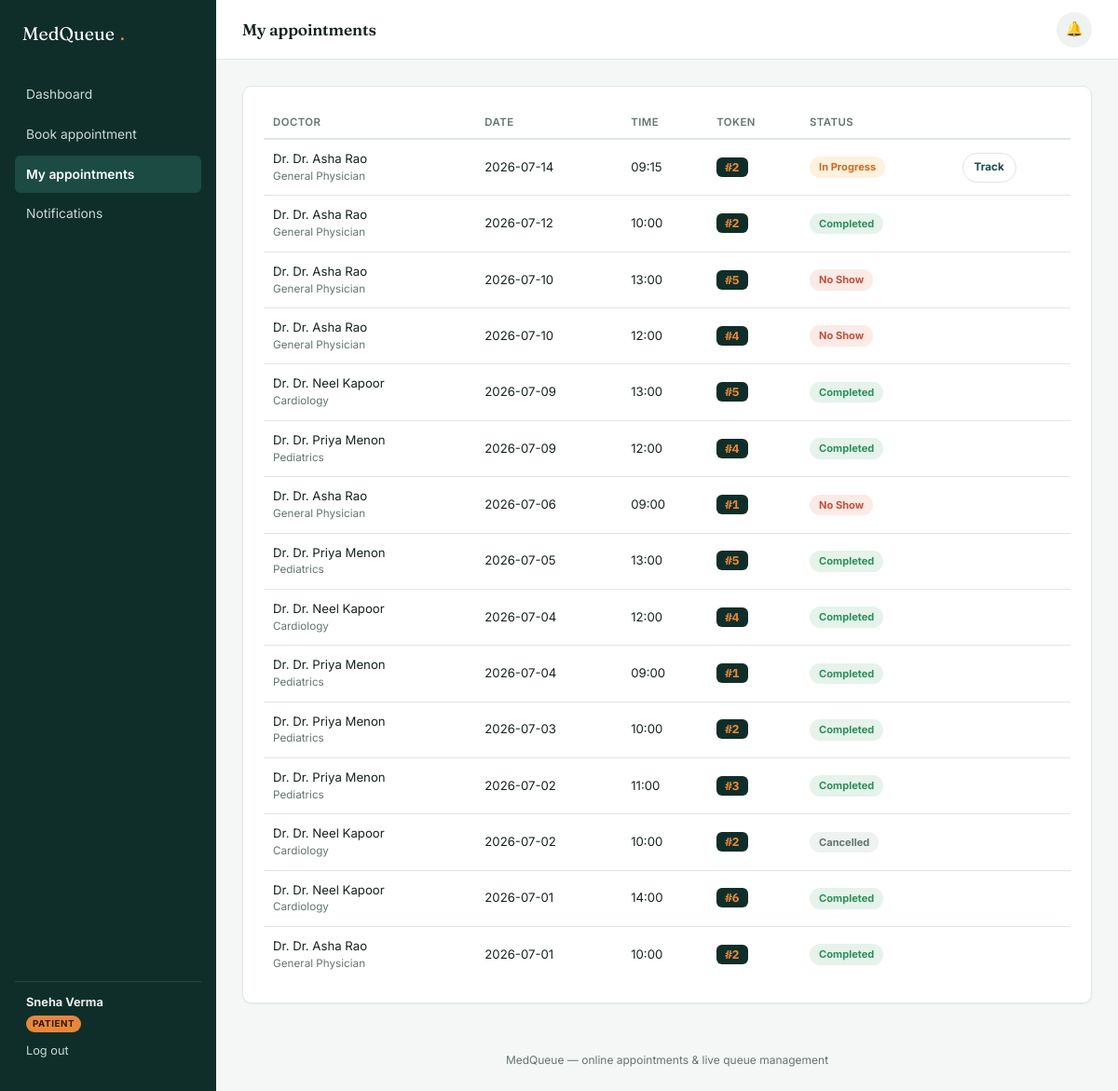
Screenshot of /patient/appointments (signed in) with the database file from the repository.
### tables this page shows
CREATE TABLE users (
    id INTEGER PRIMARY KEY AUTOINCREMENT,
    name TEXT NOT NULL,
    email TEXT NOT NULL UNIQUE,
    password_hash TEXT NOT NULL,
    role TEXT NOT NULL CHECK(role IN ('patient','doctor','admin')),
    phone TEXT,
    is_active INTEGER NOT NULL DEFAULT 1,
    created_at TEXT NOT NULL DEFAULT (datetime('now'))
);

CREATE TABLE appointments (
    id INTEGER PRIMARY KEY AUTOINCREMENT,
    patient_id INTEGER NOT NULL REFERENCES users(id) ON DELETE CASCADE,
    doctor_id INTEGER NOT NULL REFERENCES doctors(id) ON DELETE CASCADE,
    appt_date TEXT NOT NULL,        -- YYYY-MM-DD
    time_slot TEXT NOT NULL,        -- HH:MM
    queue_number INTEGER NOT NULL,
    status TEXT NOT NULL DEFAULT 'booked'
        CHECK(status IN ('booked','checked_in','in_progress','completed','cancelled','no_show')),
    reason TEXT,
    created_at TEXT NOT NULL DEFAULT (datetime('now')),
    started_at TEXT,
    completed_at TEXT
);

CREATE TABLE doctors (
    id INTEGER PRIMARY KEY AUTOINCREMENT,
    user_id INTEGER NOT NULL UNIQUE REFERENCES users(id) ON DELETE CASCADE,
    specialization TEXT NOT NULL,
    bio TEXT,
    avg_consult_minutes INTEGER NOT NULL DEFAULT 15,
    work_start TEXT NOT NULL DEFAULT '09:00',
    work_end TEXT NOT NULL DEFAULT '17:00',
    slot_minutes INTEGER NOT NULL DEFAULT 15,
    days_off TEXT NOT NULL DEFAULT '0',  -- comma separated ISO weekday numbers off (1=Mon..7=Sun), 0 = none extra (Sunday handled separately)
    is_active INTEGER NOT NULL DEFAULT 1
);

### app.py (the view)
@app.route("/patient/appointments")
@role_required("patient")
def my_appointments():
    rows = db.query(
        """SELECT a.*, u.name AS doctor_name, d.specialization
           FROM appointments a
           JOIN doctors d ON d.id = a.doctor_id
           JOIN users u ON u.id = d.user_id
           WHERE a.patient_id=?
           ORDER BY a.appt_date DESC, a.time_slot DESC""",
        (g.user["id"],),
    )
    return render_template("my_appointments.html", appointments=rows)

### app.py (called while the page is built)
def current_user():
    if "user_id" not in session:
        return None
    return db.query("SELECT * FROM users WHERE id=?", (session["user_id"],), one=True)

@app.before_request
def load_user():
    g.user = current_user()

def role_required(role):
    def decorator(view):
        @wraps(view)
        def wrapped(*a, **kw):
            if not g.user:
                flash("Please log in to continue.", "error")
                return redirect(url_for("login"))
            if g.user["role"] != role:
                flash("You don't have access to that page.", "error")
                return redirect(url_for("dashboard"))
            return view(*a, **kw)
        return wrapped
    return decorator

### database.py (called while the page is built)
def get_db():
    conn = sqlite3.connect(DB_PATH)
    conn.row_factory = sqlite3.Row
    conn.execute("PRAGMA foreign_keys = ON")
    return conn

def query(sql, args=(), one=False):
    conn = get_db()
    cur = conn.execute(sql, args)
    rows = cur.fetchall()
    conn.close()
    return (rows[0] if rows else None) if one else rows

### templates/my_appointments.html (shortened to what this page needs)
{% extends "base.html" %}
{% block page_title %}My appointments{% endblock %}
{% block content %}
<div class="card">
  {% if appointments %}
  <table>
    <thead>
      <tr><th>Doctor</th><th>Date</th><th>Time</th><th>Token</th><th>Status</th><th></th></tr>
    </thead>
    <tbody>
      {% for a in appointments %}
      <tr>
        <td>Dr. {{ a.doctor_name }}<div class="muted" style="font-size:.78rem;">{{ a.specialization }}</div></td>
        <td>{{ a.appt_date }}</td>
        <td>{{ a.time_slot }}</td>
        <td><span class="token-pill">#{{ a.queue_number }}</span></td>
        <td><span class="badge {{ a.status }}">{{ a.status.replace('_',' ') }}</span></td>
        <td>
          <div class="btn-row">
            {% if a.status in ['booked','checked_in'] %}
              <a href="{{ url_for('queue_status', appt_id=a.id) }}" class="btn ghost sm">Track</a>
              <form method="POST" action="{{ url_for('cancel_appointment', appt_id=a.id) }}" onsubmit="return confirm('Cancel this appointment?');">
                <button type="submit" class="btn danger sm">Cancel</button>
              </form>
            {% elif a.status == 'in_progress' %}
              <a href="{{ url_for('queue_status', appt_id=a.id) }}" class="btn ghost sm">Track</a>
            {% endif %}
          </div>
        </td>
      </tr>
      {% endfor %}
    </tbody>
  </table>
  {% else %}
    <div class="empty-state">
      <div class="icon">🗓️</div>
      <p>No appointments yet.</p>
      <a href="{{ url_for('book_select_doctor') }}" class="btn accent">Book an appointment</a>
    </div>
  {% endif %}
</div>
{% endblock %}

### templates/base.html (shortened to what this page needs)
<!DOCTYPE html>
<html lang="en">
<head>
<link rel="stylesheet" href="{{ url_for('static', filename='css/style.css') }}">
</head>
<body>
<div class="app-shell">
  <aside class="sidebar">
    <div class="brand">MedQueue<span class="dot">.</span></div>
    <nav>
      {% if g.user.role == 'patient' %}
        <a href="{{ url_for('patient_dashboard') }}" class="{{ 'active' if request.endpoint == 'patient_dashboard' }}">Dashboard</a>
        <a href="{{ url_for('book_select_doctor') }}" class="{{ 'active' if request.endpoint in ['book_select_doctor','book_appointment'] }}">Book appointment</a>
        <a href="{{ url_for('my_appointments') }}" class="{{ 'active' if request.endpoint == 'my_appointments' }}">My appointments</a>
        <a href="{{ url_for('notifications') }}" class="{{ 'active' if request.endpoint == 'notifications' }}">Notifications</a>
      {% endif %}
    </nav>
    {% if g.user %}
    <div class="user-box">
      <div><strong>{{ g.user.name }}</strong></div>
      <div class="role-tag">{{ g.user.role }}</div>
      <div style="margin-top:10px;"><a href="{{ url_for('logout') }}">Log out</a></div>
    </div>
    {% endif %}
  </aside>
  <div class="main">
    <div class="topbar">
      <h1>{% block page_title %}{% endblock %}</h1>
      <div class="actions">
        <a class="bell" href="{{ url_for('notifications') }}" aria-label="Notifications" id="bell">
          🔔
        </a>
      </div>
    </div>
    <div class="content">
      {% block content %}{% endblock %}
    </div>
    <footer class="page-footer">MedQueue &mdash; online appointments &amp; live queue management</footer>
  </div>
</div>
</body>
</html>

### rows the page displays
users: user.name "Sneha Verma", user.role "PATIENT"
appointments: doctor_name "Dr. Asha Rao", specialization "General Physician", appt_date "2026-07-14", time_slot "09:15", queue_number "2", status.replace "In Progress"
appointments: doctor_name "Dr. Asha Rao", specialization "General Physician", appt_date "2026-07-12", time_slot "10:00", queue_number "2", status.replace "Completed"
appointments: doctor_name "Dr. Asha Rao", specialization "General Physician", appt_date "2026-07-10", time_slot "13:00", queue_number "5", status.replace "No Show"
appointments: doctor_name "Dr. Asha Rao", specialization "General Physician", appt_date "2026-07-10", time_slot "12:00", queue_number "4", status.replace "No Show"
appointments: doctor_name "Dr. Neel Kapoor", specialization "Cardiology", appt_date "2026-07-09", time_slot "13:00", queue_number "5", status.replace "Completed"
appointments: doctor_name "Dr. Priya Menon", specialization "Pediatrics", appt_date "2026-07-09", time_slot "12:00", queue_number "4", status.replace "Completed"
appointments: doctor_name "Dr. Asha Rao", specialization "General Physician", appt_date "2026-07-06", time_slot "09:00", queue_number "1", status.replace "No Show"
appointments: doctor_name "Dr. Priya Menon", specialization "Pediatrics", appt_date "2026-07-05", time_slot "13:00", queue_number "5", status.replace "Completed"
appointments: doctor_name "Dr. Neel Kapoor", specialization "Cardiology", appt_date "2026-07-04", time_slot "12:00", queue_number "4", status.replace "Completed"
appointments: doctor_name "Dr. Priya Menon", specialization "Pediatrics", appt_date "2026-07-04", time_slot "09:00", queue_number "1", status.replace "Completed"
appointments: doctor_name "Dr. Priya Menon", specialization "Pediatrics", appt_date "2026-07-03", time_slot "10:00", queue_number "2", status.replace "Completed"
appointments: doctor_name "Dr. Priya Menon", specialization "Pediatrics", appt_date "2026-07-02", time_slot "11:00", queue_number "3", status.replace "Completed"
appointments: doctor_name "Dr. Neel Kapoor", specialization "Cardiology", appt_date "2026-07-02", time_slot "10:00", queue_number "2", status.replace "Cancelled"
appointments: doctor_name "Dr. Neel Kapoor", specialization "Cardiology", appt_date "2026-07-01", time_slot "14:00", queue_number "6", status.replace "Completed"
appointments: doctor_name "Dr. Asha Rao", specialization "General Physician", appt_date "2026-07-01", time_slot "10:00", queue_number "2", status.replace "Completed"
